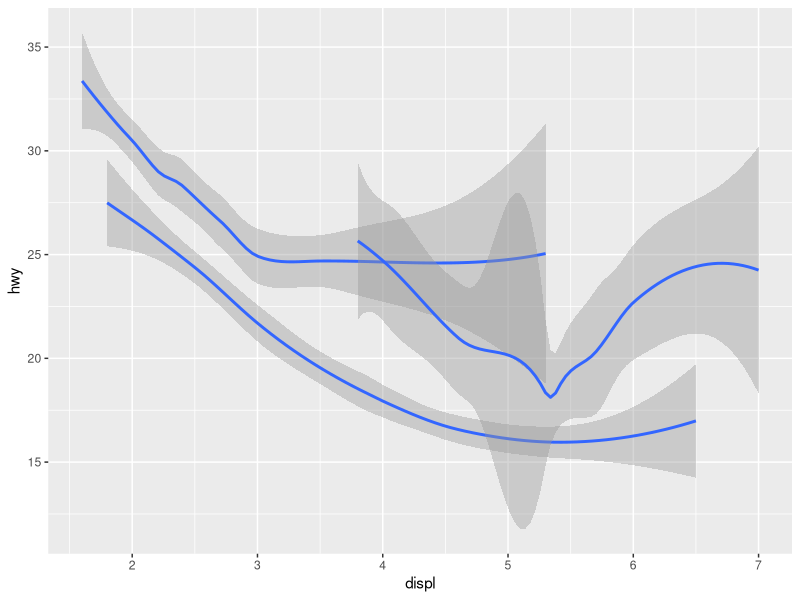
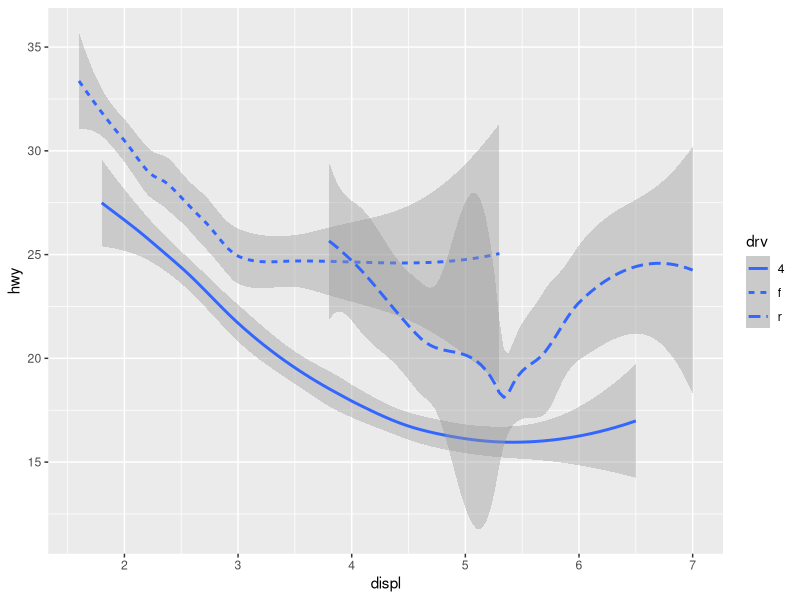
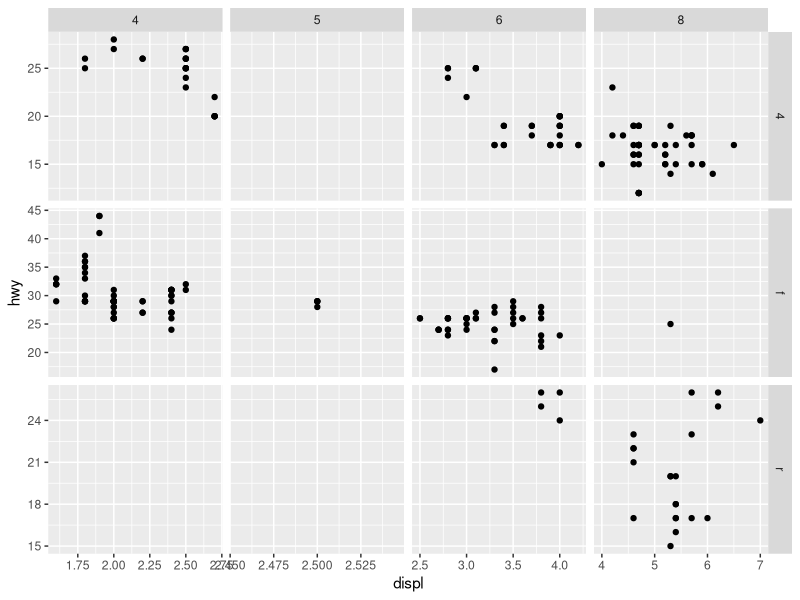

Here is the R script that generated these plots, in order:
## ---- chunk 1
library(tidyverse)
## ---- chunk 2
ggplot(mpg, aes(x = displ, y = hwy, shape = drv)) + 
  geom_smooth()

ggplot(mpg, aes(x = displ, y = hwy, linetype = drv)) + 
  geom_smooth()
## ---- chunk 3
ggplot(mpg, aes(x = displ, y = hwy)) + 
  geom_point() + 
  facet_grid(drv ~ cyl, scales = "free")
